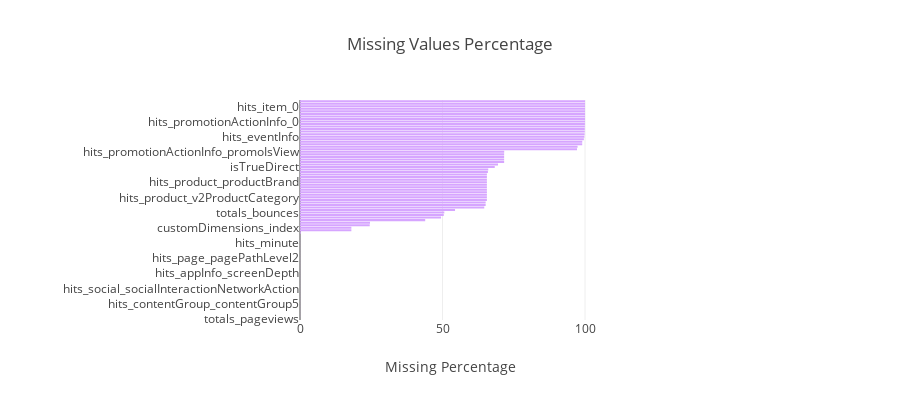

Notebook cell for this chart:
### Markdown cell above
## Checking Missing Value Percentage in all the columns
In order to clean the data, we need to find and ride of missing value sections.

### Code cell
miss_per = {}
for k, v in dict(litedata.isna().sum(axis=0)).items():
    if v == 0:
        continue
    miss_per[k] = 100 * float(v) / len(litedata)

sorted_x = sorted(miss_per.items(), key=operator.itemgetter(1), reverse=True)
print ("There are " + str(len(miss_per)) + " columns with missing values")

kys = [_[0] for _ in sorted_x][::-1]
vls = [_[1] for _ in sorted_x][::-1]
trace1 = go.Bar(y = kys, orientation="h" , x = vls, marker=dict(color="#d6a5ff"))
layout = go.Layout(title="Missing Values Percentage", 
                   xaxis=dict(title="Missing Percentage"), 
                   height=400, margin=dict(l=300, r=300))
figure = go.Figure(data = [trace1], layout = layout)
iplot(figure)

### Figure 1 — Plotly figure (JSON) as saved in the notebook; plotly's stock layout.template omitted (floating-point values rounded to 4 significant figures)
{"data": [{"marker": {"color": "#d6a5ff"}, "orientation": "h", "type": "bar", "uid": "5fd9f931-5e2d-443c-8b9e-a5eacbc7f306", "x": [0.005, 0.03, 0.03, 0.03, 0.03, 0.03, 0.03, 0.03, 0.03, 0.03, 0.03, 0.03, 0.03, 0.03, 0.03, 0.03, 0.03, 0.03, 0.03, 0.03, 0.03, 0.03, 0.03, 0.03, 0.03, 0.03, 0.03, 0.03, 0.03, 0.03, 0.03, 0.03, 0.03, 0.03, 0.25, 18.02, 18.02, 24.46, 24.56, 43.93, 49.49, 50.44, 50.63, 54.4, 64.66, 65.14, 65.14, 65.58, 65.58, 65.58, 65.58, 65.58, 65.58, 65.58, 65.58, 65.58, 65.58, 65.58, 65.92, 66.05, 68.33, 69.48, 71.62, 71.62, 71.62, 71.62, 71.65, 97.19, 97.39, 99.02, 99.03, 99.6, 99.78, 99.87, 99.93, 99.93, 99.95, 99.97, 100, 100, 100, 100, 100, 100, 100, 100, 100], "y": ["totals_pageviews", "hits_contentGroup_previousContentGroup5", "hits_contentGroup_previousContentGroup4", "hits_contentGroup_previousContentGroup3", "hits_contentGroup_previousContentGroup2", "hits_contentGroup_previousContentGroup1", "hits_contentGroup_contentGroup5", "hits_contentGroup_contentGroup4", "hits_contentGroup_contentGroup3", "hits_contentGroup_contentGroup2", "hits_contentGroup_contentGroup1", "hits_social_socialNetwork", "hits_social_socialInteractionNetworkAction", "hits_social_hasSocialSourceReferral", "hits_eCommerceAction_step", "hits_eCommerceAction_action_type", "hits_exceptionInfo_isFatal", "hits_appInfo_screenName", "hits_appInfo_screenDepth", "hits_appInfo_landingScreenName", "hits_appInfo_exitScreenName", "hits_page_pageTitle", "hits_page_pagePathLevel4", "hits_page_pagePathLevel3", "hits_page_pagePathLevel2", "hits_page_pagePathLevel1", "hits_page_pagePath", "hits_page_hostname", "hits_type", "hits_time", "hits_minute", "hits_isInteraction", "hits_hour", "hits_hitNumber", "hits_isEntrance", "customDimensions_value", "customDimensions_index", "hits_referer", "totals_newVisits", "hits_dataSource", "totals_timeOnSite", "hits_isExit", "totals_bounces", "totals_sessionQualityDim", "hits_contentGroup_contentGroupUniqueViews2", "hits_item_currencyCode", "hits_transaction_currencyCode", "hits_product_v2ProductName", "hits_product_v2ProductCategory", "hits_product_productVariant", "hits_product_productSKU", "hits_product_productPrice", "hits_product_productListPosition", "hits_product_productListName", "hits_product_productBrand", "hits_product_localProductPrice", "hits_product_customMetrics", "hits_product_customDimensions", "hits_product_isImpression", "keyword", "isTrueDirect", "referralPath", "hits_promotion_promoPosition", "hits_promotion_promoName", "hits_promotion_promoId", "hits_promotion_promoCreative", "hits_promotionActionInfo_promoIsView", "hits_contentGroup_contentGroupUniqueViews3", "adContent", "totals_transactions", "totals_transactionRevenue", "hits_contentGroup_contentGroupUniqueViews1", "hits_eventInfo", "hits_product_isClick", "hits_page_searchKeyword", "hits_page_searchCategory", "hits_product_productQuantity", "hits_promotionActionInfo_promoIsClick", "hits_promotionActionInfo_0", "hits_contentGroup_0", "hits_social_0", "hits_eCommerceAction_0", "hits_exceptionInfo_0", "hits_appInfo_0", "hits_item_0", "hits_transaction_0", "hits_page_0"]}], "layout": {"height": 400, "margin": {"l": 300, "r": 300}, "title": "Missing Values Percentage", "xaxis": {"title": "Missing Percentage"}}}
